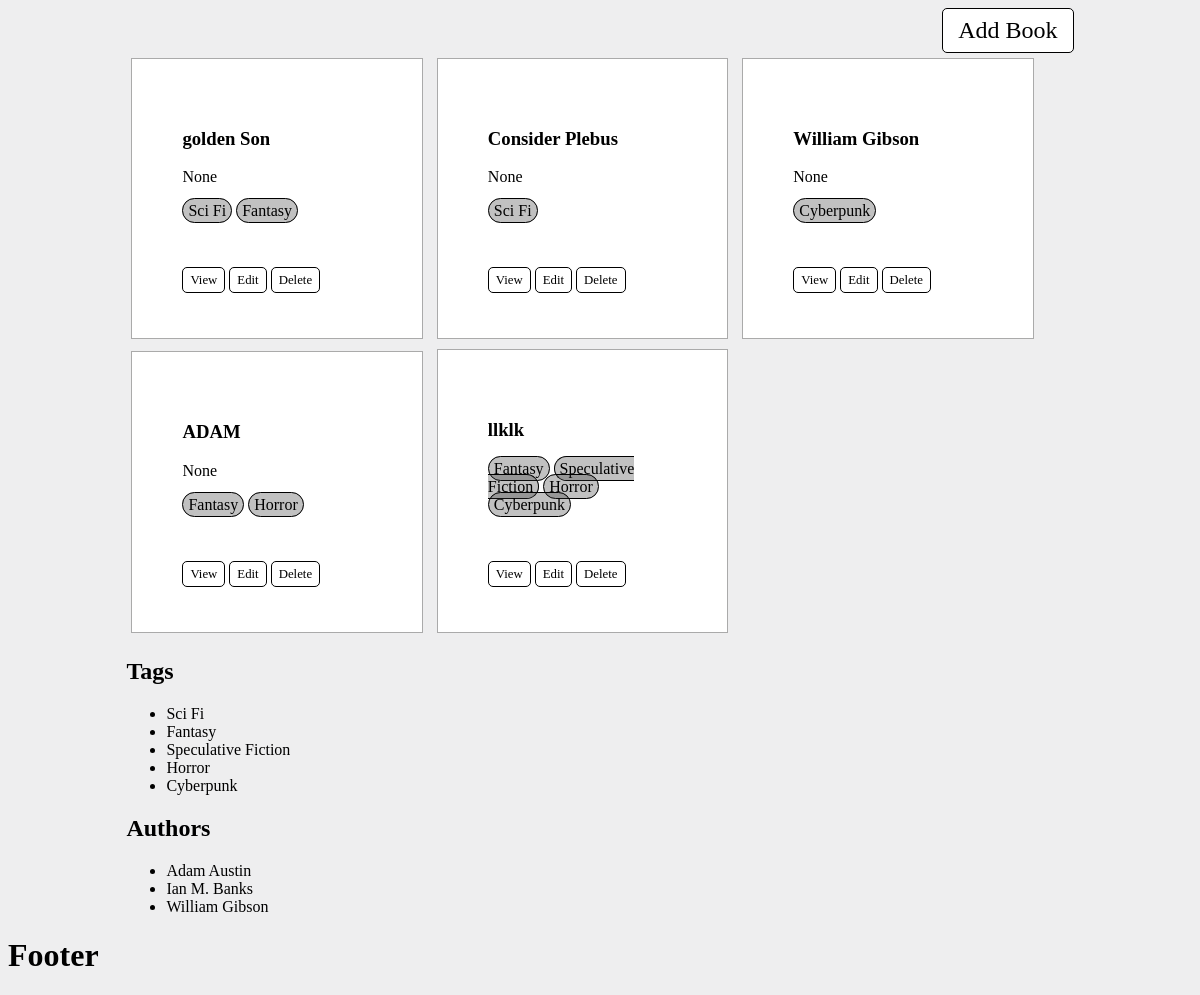
The page / on the database its author committed.
### library/models.py (models this page shows, shortened)
class Book(models.Model):
    title = models.CharField(max_length=200)
    description = models.TextField(blank=True, null=True)
    slug = models.SlugField(max_length=50) # TODO: Slug field should be unique
    author_id = models.ForeignKey(Author, models.CASCADE)
    location_id = models.ForeignKey(Location, models.CASCADE)
    tag_ids = models.ManyToManyField(Tag, blank=True)
    isbn = models.CharField(max_length=20)
    date_edition = models.DateField()
    edition = models.IntegerField()

class Tag(models.Model):
    name = models.CharField(max_length=200)
    def __str__(self):
        return self.name

class Author(models.Model):
    name = models.CharField(max_length=200)
    def __str__(self):
        return f"{self.name}"

### library/views.py (the view)
# urls.py: path('', views.index, name='all-books'),
def index(req):
    vals = {}
    try:
        books = Book.objects.all()
        tags = Tag.objects.all()
        authors = Author.objects.all()
        vals.update({
            'books': books,
            'tags': tags,
            'authors': authors,
            'selected_tag': False
        })
    except ObjectDoesNotExist:
        pass
    return render(req, "library/index.html", vals)

### library/templates/library/index.html
{%  extends 'library/base/base.html' %}
{% load static %}
{% block main_content %}
<div class="container">
    {% for book in books %}
        <div class="book-card" >
            <h3 class="book-title">{{ book.title }}</h3>
            <div class="description-container">
                <p class="description">{{ book.description }}</p>
            </div>
            <div class="tag-container">
                {% for tag in book.tag_ids.all %}
                    <span class="tag">{{ tag.name }}</span>
                {% endfor %}
            </div>
            <div class="control-container">
                <a class='btn view-book' href="{% url 'single-books' slug=book.slug %}">View</a>
                <a class='btn edit-book' href="{% url 'update-book' slug=book.slug %}">Edit</a>
                <a class='btn delete-book' href="{% url 'delete-book' slug=book.slug %}">Delete</a>
            </div>
        </div>
    {% endfor %}
    <h2>Tags</h2>
    <ul>
        {% for tag in tags %}
            <li>{{ tag }}</li>
        {% endfor %}
    </ul>
    <h2>Authors</h2>
    <ul>
        {% for author in authors %}
            <li>{{ author }}</li>
        {% endfor %}
    </ul>
</div>
{% endblock %}

### library/templates/library/base/base.html (shortened to what this page needs)
{% load static %}
<!doctype html>
<html lang="en">
    <head>
        <link rel="stylesheet" type="text/css" href="{% static 'library/css/style.css' %}"
        {% block css_files %}{% endblock %}
    </head>
    <body>
        {% include 'library/base/header.html' %}
        <main>
            {% block main_content %}{% endblock %}
        </main>
        {% include 'library/base/footer.html' %}
    </body>
</html>

### library/templates/library/base/header.html
<header>
    <div class="create-book-button-container">
            <a class="btn create-book-button" href="{%  url 'create-book' %}">Add Book</a>
    </div>
</header>

### library/templates/library/base/footer.html
<footer>
    <h1>Footer</h1>
</footer>

### library/static/library/css/style.css (style rules this page uses)
body { background-color: #eeeeef; }
.container { margin: 0 10%; background-color: #eeeeef; }
.btn { border: 1px solid black; border-radius: 5px; text-decoration: none; padding: 8px 15px; color: black; background-color: white; }
.create-book-button-container { display: flex; justify-content: flex-end; margin-right: 10%; }
.create-book-button { font-size: 1.5em; }
.book-card { margin: 5px; border: 1px solid #aaa; background-color: white; width: 20%; display: inline-block; padding: 50px; }
.tag { padding: 3px 5px; border: 1px solid black; background-color: rgba(51,51,51,0.3); border-radius: 30px; }
.control-container { margin-top: 50px; }
.control-container > .btn { font-size: 0.8em; padding: 5px 7px; }

### rows shown on the page
Book: title "golden Son", description "None"
Tag: name "Sci Fi"
Tag: name "Fantasy"
Book: title "Consider Plebus", description "None"
Book: title "William Gibson", description "None"
Tag: name "Cyberpunk"
Book: title "ADAM", description "None"
Tag: name "Horror"
Book: title "llklk"
Tag: name "Speculative Fiction"
Author: name "Adam Austin"
Author: name "Ian M. Banks"
Author: name "William Gibson"
